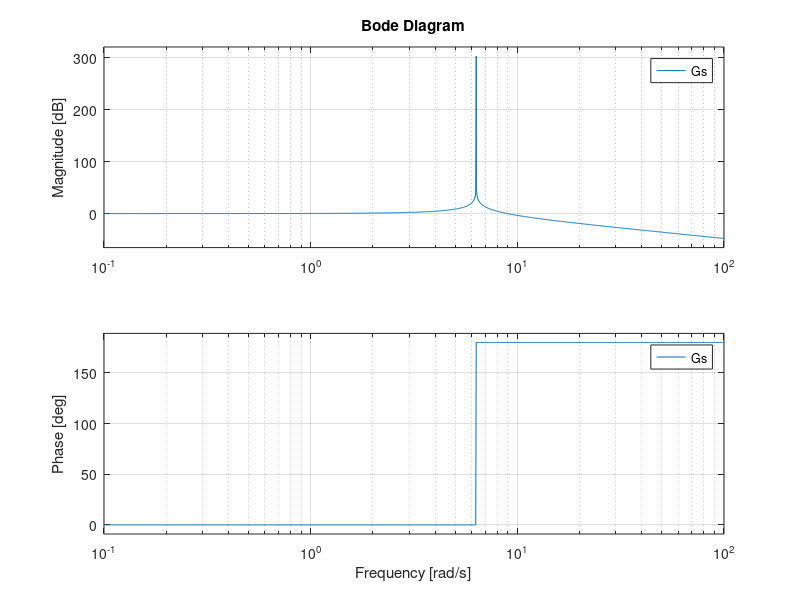

MATLAB code to generate this figure:
Kp = 2.0; Kd = 0.2; gamma = 20; pc = -10;
s = tf('s');
Hps = gamma * (-pc/(s-pc))*(1/s)*(1/s);
K = Kp+Kd*s;

Gs = feedback(K*Hps,1,-1)

%pole(Hps)
% bode(Hps)
% margin(Hps)
% %step()
bode(Gs)
